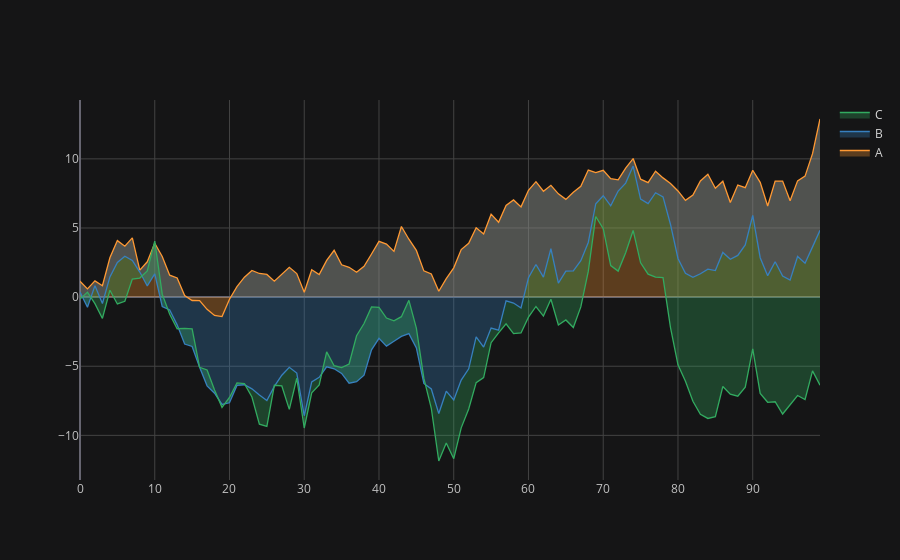

Source (notebook cell):
### Code cell
df.cumsum().iplot(kind='area',fill=True)
